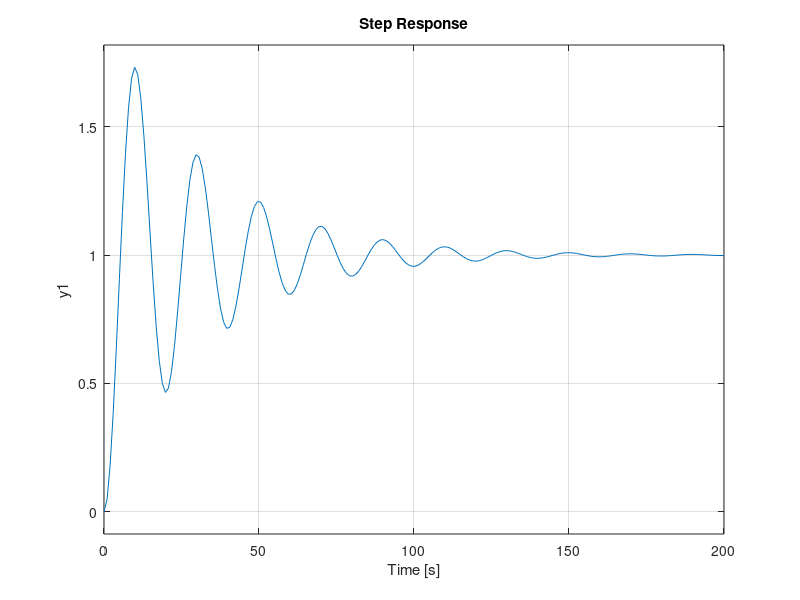
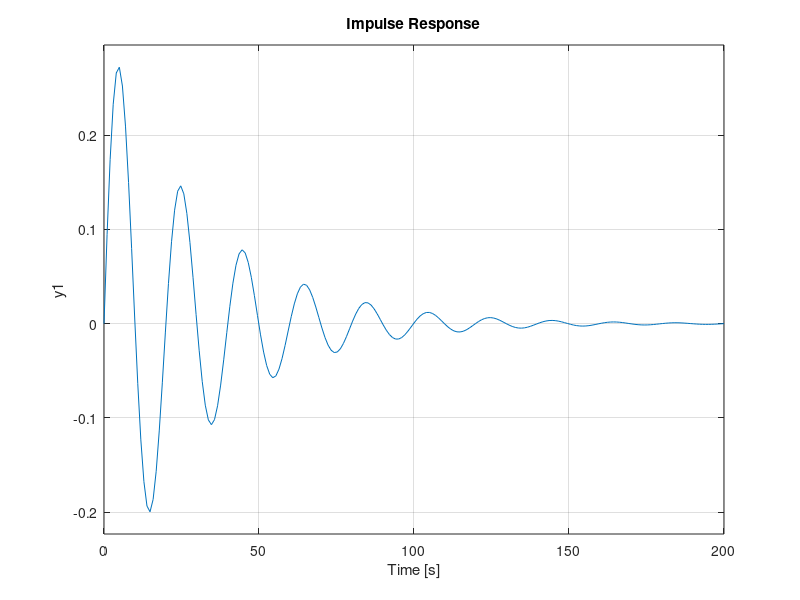
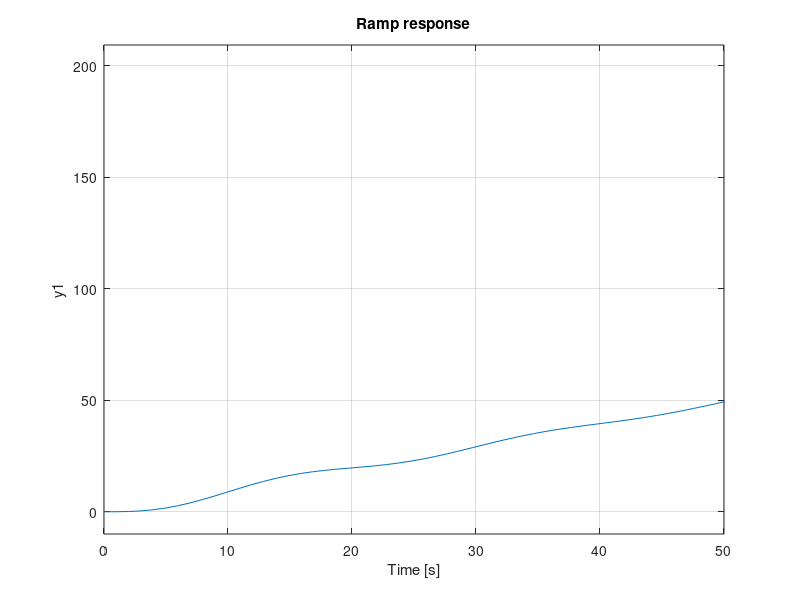

Recreate these plots in MATLAB, in order. (Note: this script raises an error after producing the figures.)
T = 10;
s = tf('s');
num=1;
den=[T T/16 1];
sys = tf(num,den);

figure(1)
step(sys);

figure(2)
impulse(sys);

figure(3)
step(sys/s); %ramp response
xlim([0 50]);
title("Ramp response");

%mendapatkan overshoot, risetime dan settling time
s1 = stepinfo(sys);
disp(s1);

% Menghitung steady state error
[y,t]=step(sys);
sserror=(1-y(end));
disp()